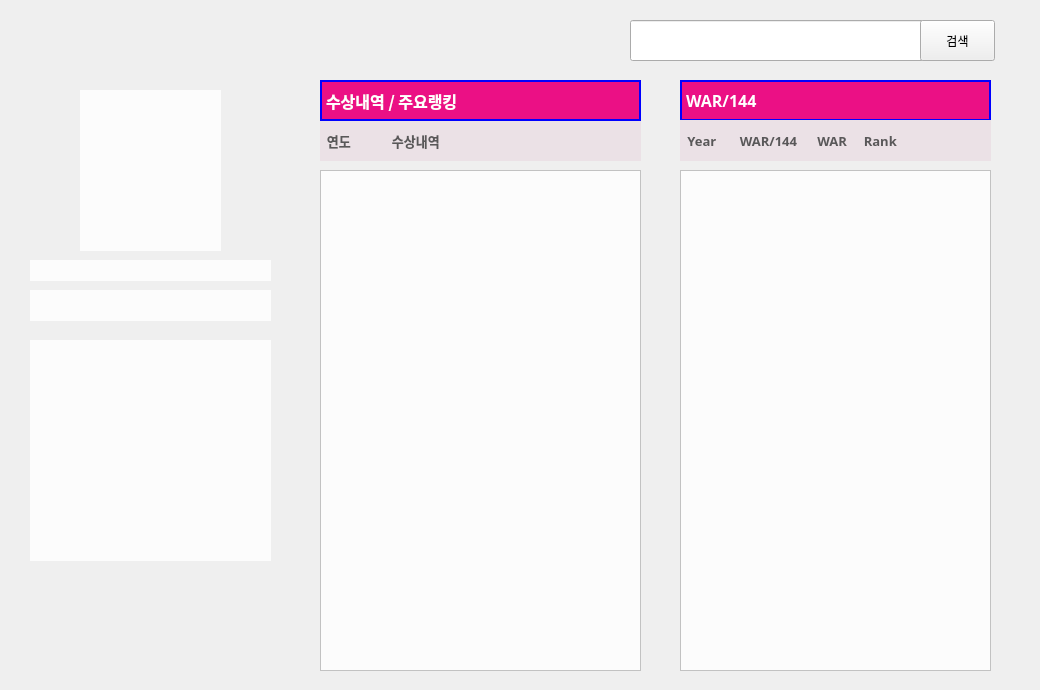
    <widget class="QWidget" name="tab">
     <attribute name="title">
      <string>선수검색</string>
     </attribute>
     <widget class="QWidget" name="widget_2" native="true">
      <property name="geometry">
       <rect>
        <x>310</x>
        <y>10</y>
        <width>721</width>
        <height>61</height>
       </rect>
      </property>
      <widget class="QLineEdit" name="lineEdit">
       <property name="geometry">
        <rect>
         <x>320</x>
         <y>10</y>
         <width>361</width>
         <height>41</height>
        </rect>
       </property>
      </widget>
      <widget class="QPushButton" name="searchButton">
       <property name="geometry">
        <rect>
         <x>610</x>
         <y>10</y>
         <width>75</width>
         <height>41</height>
        </rect>
       </property>
       <property name="text">
        <string>검색</string>
       </property>
      </widget>
     </widget>
     <widget class="QWidget" name="widget_3" native="true">
      <property name="geometry">
       <rect>
        <x>10</x>
        <y>10</y>
        <width>301</width>
        <height>671</height>
       </rect>
      </property>
      <widget class="QLabel" name="label_playerinfo_4">
       <property name="geometry">
        <rect>
         <x>20</x>
         <y>280</y>
         <width>241</width>
         <height>31</height>
        </rect>
       </property>
       <property name="font">
        <font>
         <family>맑은 고딕</family>
         <weight>50</weight>
         <bold>false</bold>
        </font>
       </property>
       <property name="styleSheet">
        <string notr="true"> background-color: #FCFCFC;</string>
       </property>
       <property name="text">
        <string/>
       </property>
       <property name="alignment">
        <set>Qt::AlignCenter</set>
       </property>
      </widget>
      <widget class="QLabel" name="label_7">
       <property name="geometry">
        <rect>
         <x>70</x>
         <y>80</y>
         <width>141</width>
         <height>161</height>
        </rect>
       </property>
       <property name="styleSheet">
        <string notr="true"> background-color: #FCFCFC;</string>
       </property>
       <property name="text">
        <string/>
       </property>
       <property name="textFormat">
        <enum>Qt::AutoText</enum>
       </property>
       <property name="pixmap">
        <pixmap>../../Pictures/Screenshots/스크린샷 2024-04-30 135427.png</pixmap>
       </property>
      </widget>
      <widget class="QLabel" name="label_playername">
       <property name="geometry">
        <rect>
         <x>20</x>
         <y>250</y>
         <width>241</width>
         <height>21</height>
        </rect>
       </property>
       <property name="font">
        <font>
         <family>맑은 고딕</family>
         <pointsize>12</pointsize>
         <weight>75</weight>
         <bold>true</bold>
        </font>
       </property>
       <property name="styleSheet">
        <string notr="true"> background-color: #FCFCFC;</string>
       </property>
       <property name="text">
        <string/>
       </property>
       <property name="alignment">
        <set>Qt::AlignCenter</set>
       </property>
      </widget>
      <widget class="QLabel" name="label_playerinfo_5">
       <property name="geometry">
        <rect>
         <x>20</x>
         <y>330</y>
         <width>241</width>
         <height>221</height>
        </rect>
       </property>
       <property name="font">
        <font>
         <family>맑은 고딕</family>
         <weight>50</weight>
         <bold>false</bold>
        </font>
       </property>
       <property name="styleSheet">
        <string notr="true"> background-color: #FCFCFC;</string>
       </property>
       <property name="text">
        <string/>
       </property>
       <property name="alignment">
        <set>Qt::AlignLeading|Qt::AlignLeft|Qt::AlignTop</set>
       </property>
      </widget>
     </widget>
     <widget class="QWidget" name="widget_4" native="true">
      <property name="geometry">
       <rect>
        <x>310</x>
        <y>70</y>
        <width>721</width>
        <height>611</height>
       </rect>
      </property>
      <widget class="QLabel" name="player_info_rank_2">
       <property name="geometry">
        <rect>
         <x>10</x>
         <y>50</y>
         <width>321</width>
         <height>41</height>
        </rect>
       </property>
       <property name="font">
        <font>
         <family>D2Coding</family>
         <pointsize>10</pointsize>
         <weight>75</weight>
         <bold>true</bold>
        </font>
       </property>
       <property name="styleSheet">
        <string notr="true">
	background-color : #ebe1e6;
	color : #595859;
	font-size : 14;
	padding-right:15px;</string>
       </property>
       <property name="text">
        <string> 연도              수상내역</string>
       </property>
      </widget>
      <widget class="QTableWidget" name="tableWidget_3">
       <property name="geometry">
        <rect>
         <x>370</x>
         <y>100</y>
         <width>311</width>
         <height>501</height>
        </rect>
       </property>
       <property name="styleSheet">
        <string notr="true"> background-color: #FCFCFC;</string>
       </property>
      </widget>
      <widget class="QLabel" name="playerInfo_Week_2">
       <property name="geometry">
        <rect>
         <x>10</x>
         <y>10</y>
         <width>321</width>
         <height>41</height>
        </rect>
       </property>
       <property name="font">
        <font>
         <family>D2Coding</family>
         <pointsize>12</pointsize>
         <weight>75</weight>
         <bold>true</bold>
        </font>
       </property>
       <property name="styleSheet">
        <string notr="true">
	background-color : #eb1085;
	border: 2px solid blue;
	color : white;
	font-size : 14;
	padding-right:10px;</string>
       </property>
       <property name="text">
        <string>수상내역 / 주요랭킹</string>
       </property>
      </widget>
      <widget class="QTableWidget" name="tableWidget_4">
       <property name="geometry">
        <rect>
         <x>10</x>
         <y>100</y>
         <width>321</width>
         <height>501</height>
        </rect>
       </property>
       <property name="styleSheet">
        <string notr="true"> background-color: #FCFCFC;</string>
       </property>
      </widget>
      <widget class="QLabel" name="playerInfo_Week_3">
       <property name="geometry">
        <rect>
         <x>370</x>
         <y>10</y>
         <width>311</width>
         <height>41</height>
        </rect>
       </property>
       <property name="font">
        <font>
         <family>D2Coding</family>
         <pointsize>12</pointsize>
         <weight>75</weight>
         <bold>true</bold>
        </font>
       </property>
       <property name="styleSheet">
        <string notr="true">
	background-color : #eb1085;
	border: 2px solid blue;
	color : white;
	font-size : 14;
	padding-right:10px;</string>
       </property>
       <property name="text">
        <string>WAR/144</string>
       </property>
      </widget>
      <widget class="QLabel" name="player_info_rank_3">
       <property name="geometry">
        <rect>
         <x>370</x>
         <y>50</y>
         <width>311</width>
         <height>41</height>
        </rect>
       </property>
       <property name="font">
        <font>
         <family>D2Coding</family>
         <pointsize>10</pointsize>
         <weight>75</weight>
         <bold>true</bold>
        </font>
       </property>
       <property name="styleSheet">
        <string notr="true">
	background-color : #ebe1e6;
	color : #595859;
	font-size : 14;
	padding-right:15px;</string>
       </property>
       <property name="text">
        <string> Year       WAR/144      WAR     Rank</string>
       </property>
      </widget>
     </widget>
    </widget>
